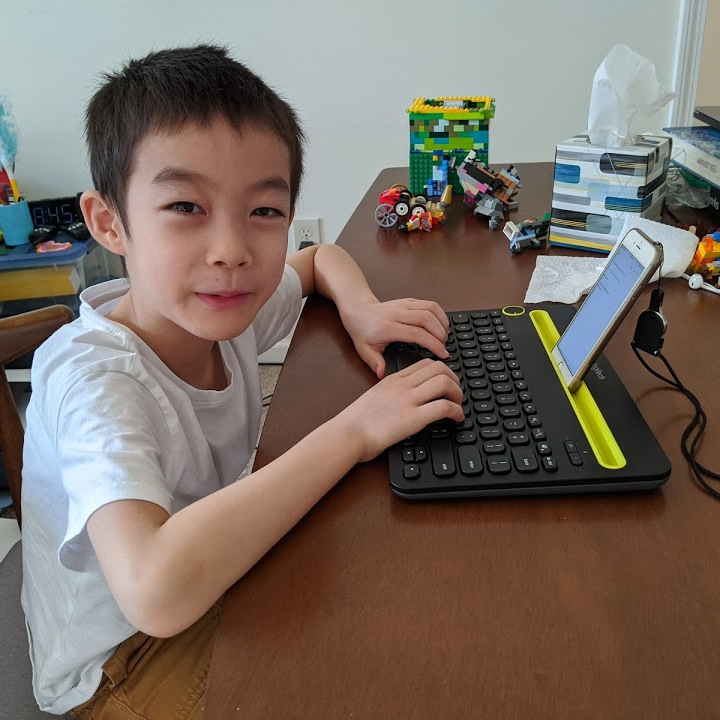
#> input picture shared/demo/zimo.jpg, 720 x 720 px, found by its file name
$ python 9.0.baselines.py
#> lines starting #> are read from the running program, lines starting #| are printed output that depends on the picture
import numpy as np
from scipy.spatial.distance import pdist
from seriate import seriate
import matplotlib.pyplot as plt
import cv2
from numpy.random import default_rng
from sklearn.manifold import TSNE
from sklearn.decomposition import PCA
from scipy.cluster import hierarchy
from numba import jit

from ds2_arxiv.tools.new_algo import loss

def save_pic(elements, title=""):
    ret = loss(elements)
    record = {
        "loss": ret,
    }
    # wandb.log(record)
    print(f"{title} loss: {ret}")
    im = np.array(elements / elements.max() * 255, dtype = np.uint8)
    im_color = cv2.applyColorMap(im, cv2.COLORMAP_HOT)
    cv2.imwrite(f"tmp/9.0.{title}.png", im_color)

# [25 lines of commented-out code are left out]
elements = cv2.imread("shared/demo/zimo.jpg", flags=cv2.IMREAD_COLOR)
#> elements is the input picture: shape (720, 720, 3); mean B, G, R 100.3, 109.8, 122.6
elements = elements[:,:,0]
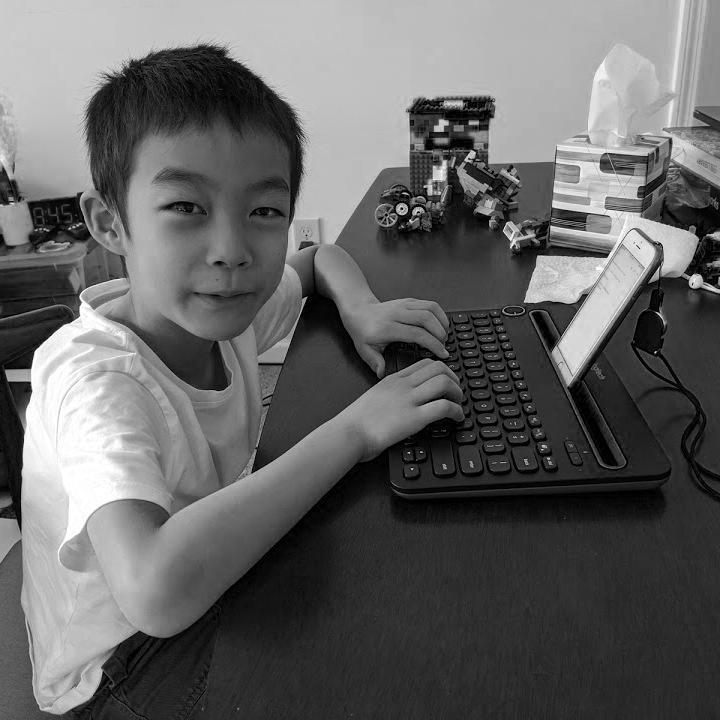
#> elements: shape (720, 720); min 0, max 255, mean 100.3
rng = default_rng(seed=1)
i = rng.permutation(np.arange(elements.shape[0]))
# j = rng.permutation(np.arange(elements.shape[0]))
elements = elements[i]
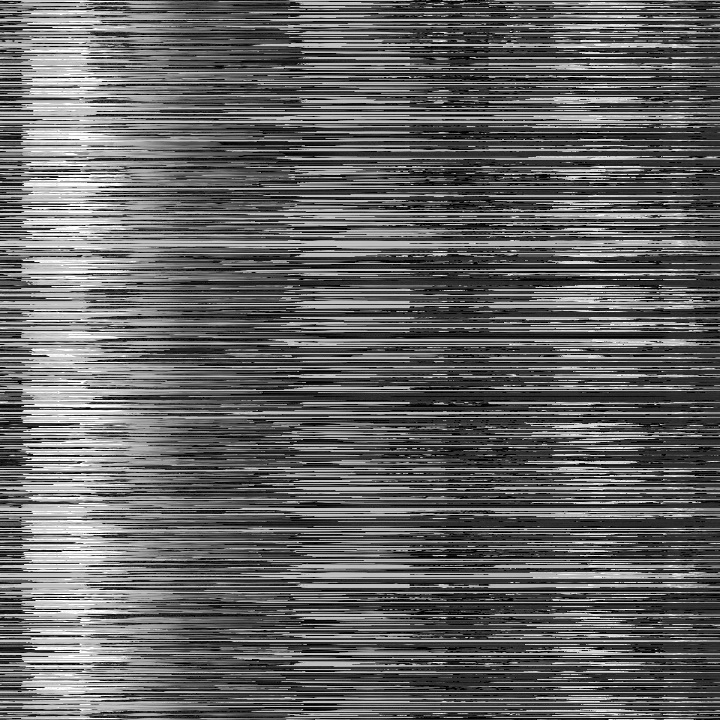
#> elements: shape (720, 720); min 0, max 255, mean 100.3
elements = elements[:,i]
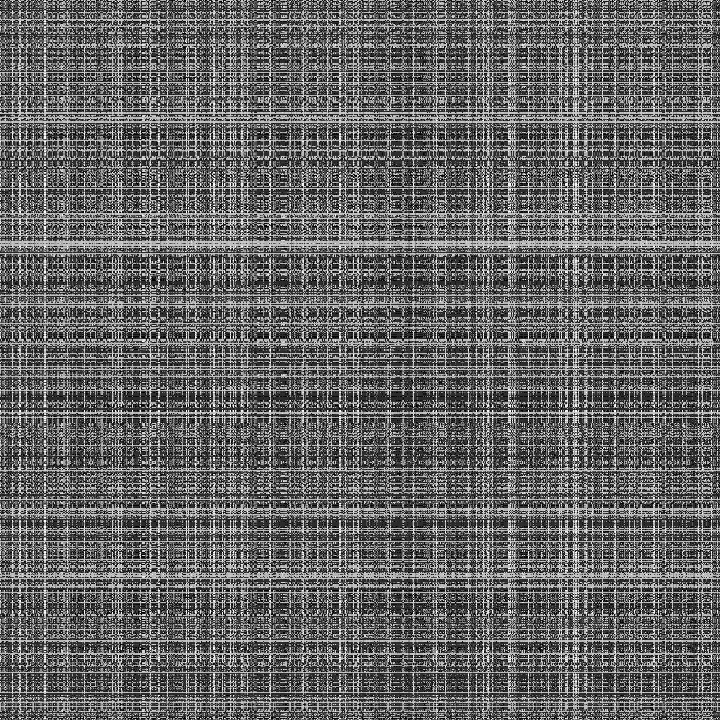
#> elements: shape (720, 720); min 0, max 255, mean 100.3


#> (the run stopped early here; a loop or call above may not have finished)
